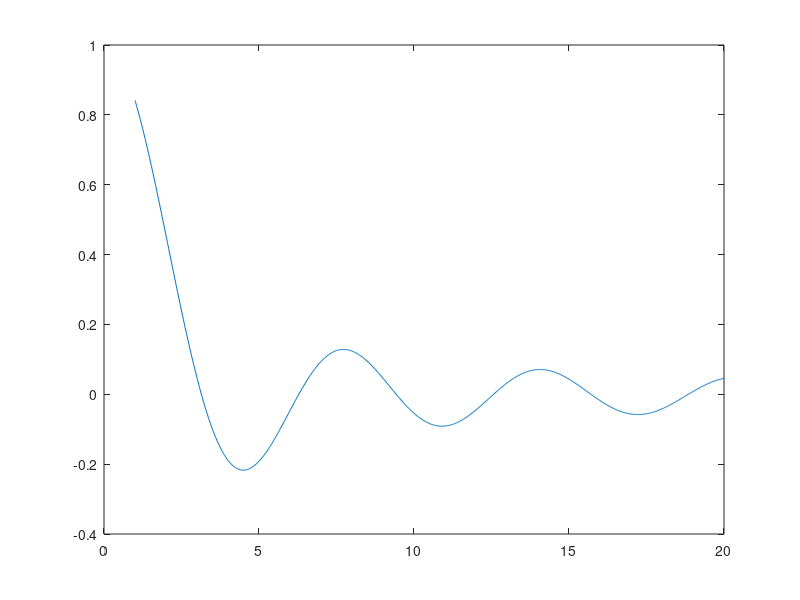

This chart was generated by the following MATLAB code:
%% Roll Number 2023102021

%x = linspace(0,3*pi,20);
% function [y] = discrete_sine(x,pos)
% y = sin(x);
% subplot(2,3,pos)
% stem(x,y)
% grid on
% xlim([0 3*pi])
% ylim([-2 2])
% title("Sine Function")
% end


a = linspace(1,20,1000);

% a is a row vector
% can be transposed to make it a column vector
% A = [a;2*a;3*a;4*a;5*a];
% y = sin(A');
% plot(a,y);
% 
% figure;
% B = [a' 2*a' 3*a' 4*a' 5*a'];
% y = sin(B);
% plot(a,y);
%change the number of points for stem
% for i=1:6
%     discrete_sine(i*a,i)
% end

% figure;
% for i=1:6
%    y = sin(i*a);
%    plot(a,y);
%    hold on;
% end

%plot 2 cycles of a discrete time square wave of period 10(samples), duty cycle 30
% function [f]= sqw(a)
% f = (mod(floor(a),10)< 3);
% stem(a,f)
% 
% end
% 
% sqw(a);

x= cos(a)+sin(a);
plot(a,x);
y = sin(a)./a;
% element wise division
plot(a,y);


 
